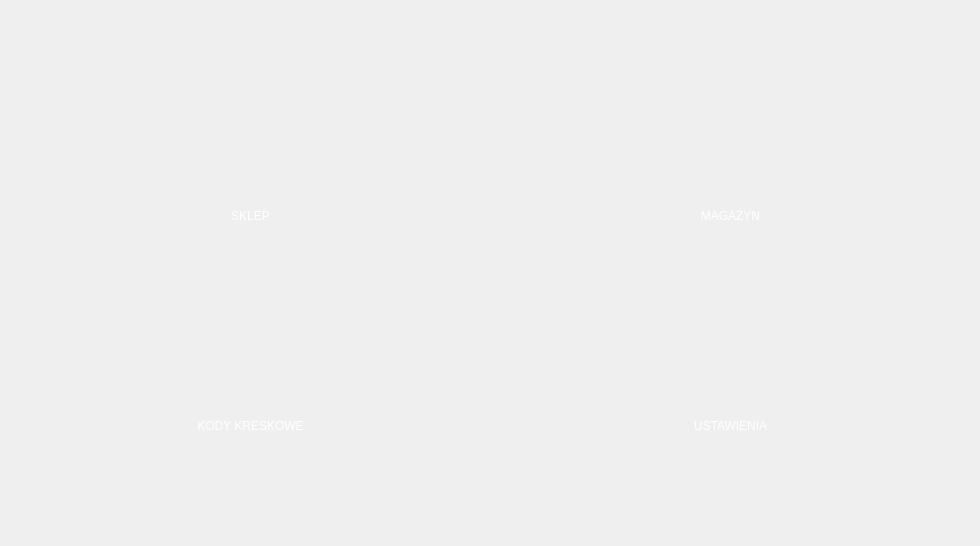
<?xml version="1.0" encoding="UTF-8"?>
<ui version="4.0">
 <class>MainWindow</class>
 <widget class="QMainWindow" name="MainWindow">
  <property name="windowModality">
   <enum>Qt::NonModal</enum>
  </property>
  <property name="enabled">
   <bool>true</bool>
  </property>
  <property name="geometry">
   <rect>
    <x>0</x>
    <y>0</y>
    <width>980</width>
    <height>546</height>
   </rect>
  </property>
  <property name="sizePolicy">
   <sizepolicy hsizetype="Preferred" vsizetype="Preferred">
    <horstretch>0</horstretch>
    <verstretch>0</verstretch>
   </sizepolicy>
  </property>
  <property name="windowTitle">
   <string>ShoppedOUT</string>
  </property>
  <property name="windowOpacity">
   <double>1.000000000000000</double>
  </property>
  <property name="styleSheet">
   <string notr="true">#MainWindow {border-image: url(:/img/Img/bg_dark.jpg);}</string>
  </property>
  <property name="animated">
   <bool>true</bool>
  </property>
  <widget class="QWidget" name="MainWidget">
   <property name="autoFillBackground">
    <bool>false</bool>
   </property>
   <property name="styleSheet">
    <string notr="true">#MainWidget {border-image: url(:/img/Img/bg_dark.jpg);}

</string>
   </property>
   <widget class="QLabel" name="logo">
    <property name="geometry">
     <rect>
      <x>310</x>
      <y>10</y>
      <width>371</width>
      <height>81</height>
     </rect>
    </property>
    <property name="styleSheet">
     <string notr="true">border-image: url(:/img/Img/long_shoppedOUT_logo_white.png);</string>
    </property>
    <property name="text">
     <string/>
    </property>
   </widget>
   <widget class="QPushButton" name="sklepButton">
    <property name="geometry">
     <rect>
      <x>90</x>
      <y>130</y>
      <width>321</width>
      <height>171</height>
     </rect>
    </property>
    <property name="styleSheet">
     <string notr="true">#sklepButton{
border-image: url(:/img/Img/sklep.png);
font: 87 20pt &quot;Arial Black&quot;;
color:white;
border-width: 3px;
border-radius: 7px;
}
#sklepButton:pressed {
border-image: url(:/img/Img/sklep_clicked.png);

}

</string>
    </property>
    <property name="text">
     <string>SKLEP</string>
    </property>
   </widget>
   <widget class="QPushButton" name="codeButton">
    <property name="geometry">
     <rect>
      <x>90</x>
      <y>340</y>
      <width>321</width>
      <height>171</height>
     </rect>
    </property>
    <property name="styleSheet">
     <string notr="true">#codeButton{
border-image: url(:/img/Img/barcode.png);
font: 87 20pt &quot;Arial Black&quot;;
color:white;
border-width: 3px;
border-radius: 7px;
}
#codeButton:pressed {
border-image: url(:/img/Img/barcode_clicked.png);

}</string>
    </property>
    <property name="text">
     <string>KODY KRESKOWE</string>
    </property>
   </widget>
   <widget class="QPushButton" name="settingButton">
    <property name="geometry">
     <rect>
      <x>570</x>
      <y>340</y>
      <width>321</width>
      <height>171</height>
     </rect>
    </property>
    <property name="styleSheet">
     <string notr="true">#settingButton {
border-image: url(:/img/Img/ustawienia.png);
font: 87 20pt &quot;Arial Black&quot;;
color:white;
border-width: 3px;
border-radius: 7px;
}
#settingButton:pressed {
border-image: url(:/img/Img/ustawienia_clicked.png);

}

</string>
    </property>
    <property name="text">
     <string>USTAWIENIA</string>
    </property>
   </widget>
   <widget class="QPushButton" name="magazynButton">
    <property name="geometry">
     <rect>
      <x>570</x>
      <y>130</y>
      <width>321</width>
      <height>171</height>
     </rect>
    </property>
    <property name="styleSheet">
     <string notr="true">#magazynButton {
border-image: url(:/img/Img/warehouse.png);
font: 87 20pt &quot;Arial Black&quot;;
color:white;
border-width: 3px;
border-radius: 7px;
}
#magazynButton:pressed {
border-image: url(:/img/Img/warehouse_clicked.png);

}

</string>
    </property>
    <property name="text">
     <string>MAGAZYN</string>
    </property>
    <property name="checkable">
     <bool>false</bool>
    </property>
    <property name="autoDefault">
     <bool>true</bool>
    </property>
    <property name="default">
     <bool>true</bool>
    </property>
   </widget>
  </widget>
 </widget>
 <layoutdefault spacing="6" margin="11"/>
 <resources/>
 <connections/>
</ui>
